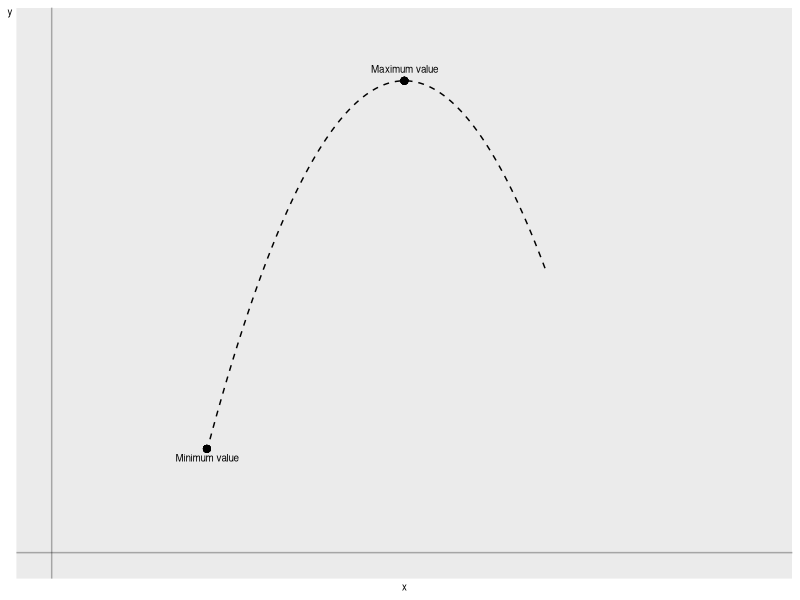
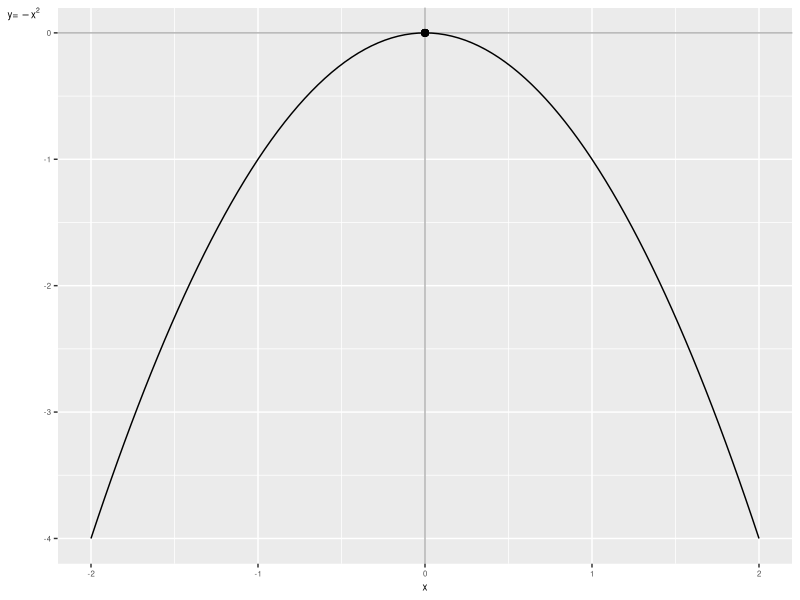
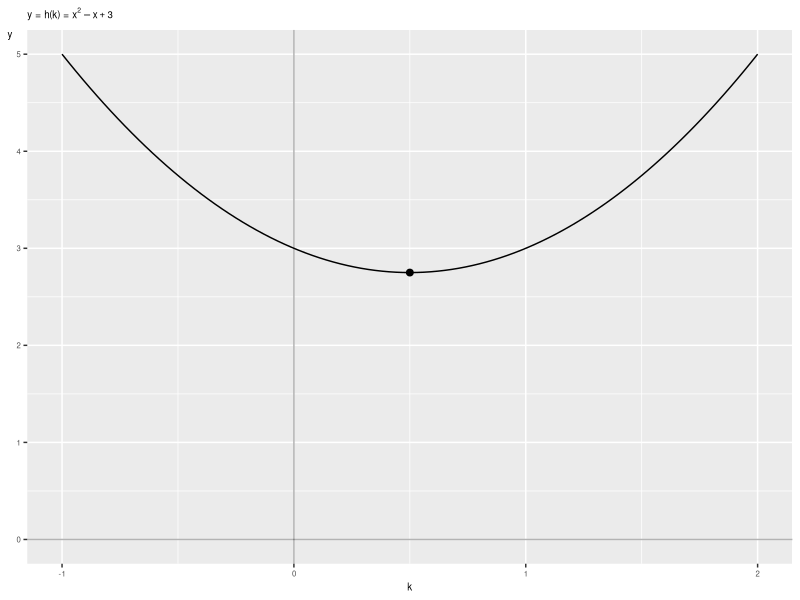
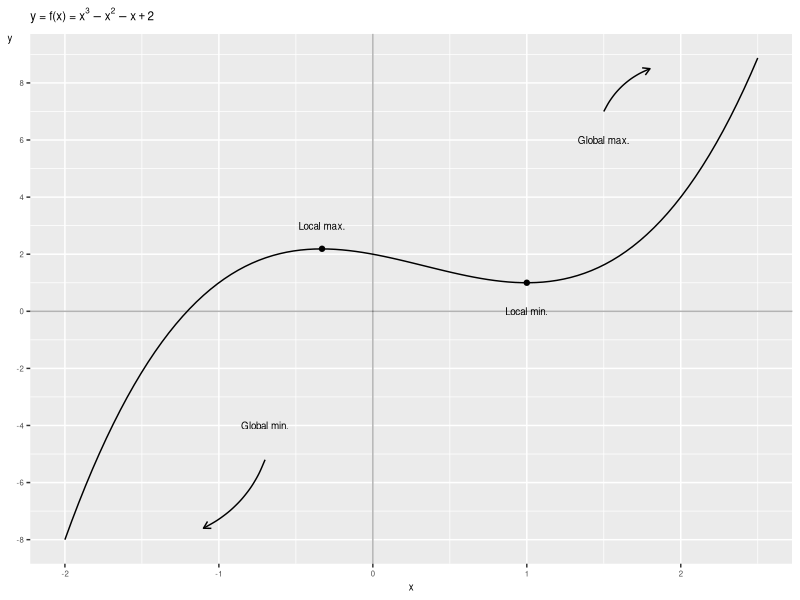
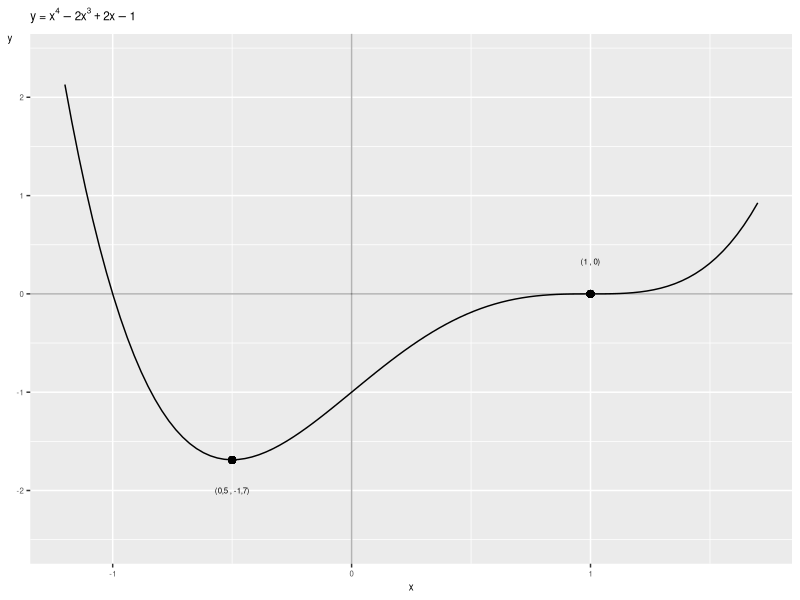
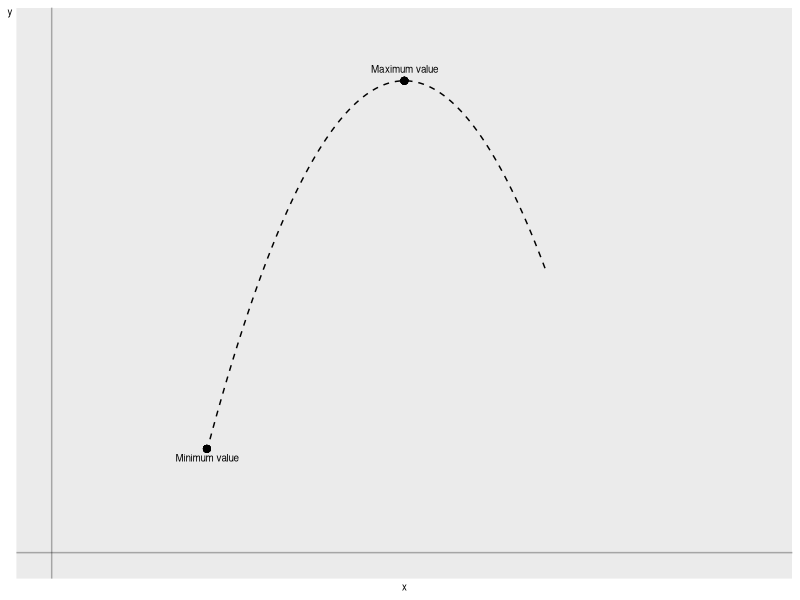
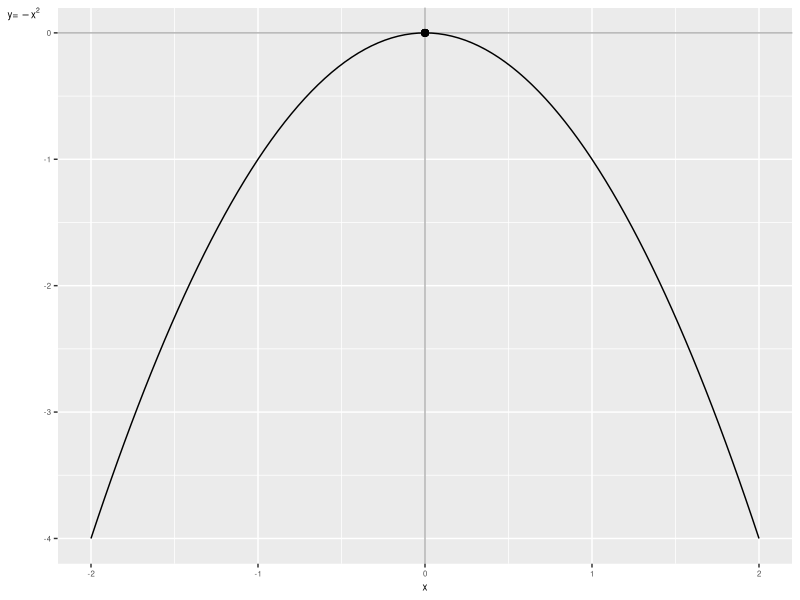
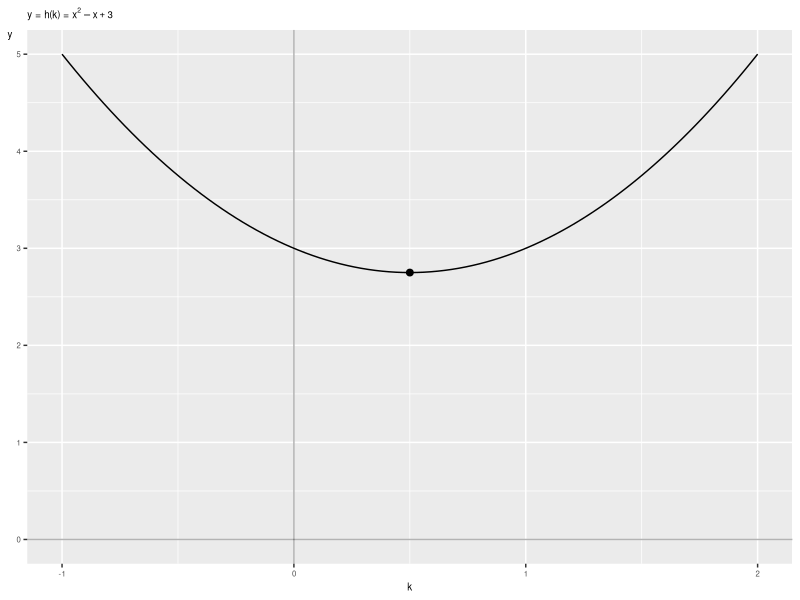

Write R code to recreate these figures, in order.
library("tidyverse")
library("patchwork")
library("conflicted")
conflict_prefer("filter","dplyr")
conflict_prefer("lag","dplyr")

setwd(dirname(rstudioapi::getActiveDocumentContext()$path))

################################################################################
# global graph setting
th <- theme(axis.title.y = element_text(angle=0), 
      text = element_text(size =7))  

p <- ggplot(tibble(x=0:10), aes(x)) + 
  geom_vline(xintercept=0, alpha=.3) + 
  geom_hline(yintercept=0, alpha=.3) +
  th

################################################################################
## a function with min and max
g_minmax <- 
  p + stat_function(fun=function(x) 10 -(x-5)^2, 
                  xlim=c(2.2,7),
                  linetype="dashed") +
  scale_x_continuous(limits=c(0,10), breaks=NULL) +
  scale_y_continuous(limits=c(0,11), breaks=NULL) +
  geom_point(aes(5,10),color="black", size=2) +
  geom_point(aes(2.2,2.2),color="black", size=2) +
  annotate("text", x=2.2, y=2.2, label="Minimum value", vjust=1.6, size=2.5) +
  annotate("text", x=5, y=10, label="Maximum value", vjust=-1, size=2.5) 

g_minmax
g_minmax %>% ggsave(file="g_minmax.pdf", width=3, height=2.5)  





################################################################################
### min -x^2
g_minx2 <- ggplot(tibble(x=-5:5)) + 
  th +
  stat_function(fun=function(x) -x^2) + xlim(-2,2) +
  labs(y=bquote("y="~ -x^2) ) +
  geom_point(aes(0,0), size=2) +
  geom_vline(xintercept=0, alpha=.3) + 
  geom_hline(yintercept=0, alpha=.3) 
  

g_minx2
g_minx2 %>% ggsave(file="g_minx2.pdf", width=3, height=2.5)




################################################################################
## h(k) = k^2 - k + 3
g_min_ex2 <- 
  ggplot() +
  stat_function(fun=function(x) x^2 -x +3) +
  xlim(-1,2) + ylim(0,5) +
  geom_point(aes(.5, 2.75), size=2)  +
  labs(y="y", x="k",
       subtitle =bquote("y = h(k) ="~ x^2 - x + 3) ) +
  th +
  geom_vline(xintercept=0, alpha=.3) +
  geom_hline(yintercept=0, alpha=.3)

g_min_ex2
g_min_ex2 %>% ggsave(filename="g_min_ex2.pdf", width=3, height=2.5)

################################################################################
## lokalt och globalt min och max
g_localminmax <- 
  ggplot() + 
  stat_function(fun=function(x) x^3 - x^2 - x +2, xlim=c(-2,2.5)) +
  geom_point(aes(x=c(-.33, 1), y=c(2.19,1))) +
  scale_y_continuous(breaks =seq(-8,8,2)) +
  labs(x="x",y="y", 
       title=bquote("y = f(x) ="~ x^3 -x^2 -x+2)) +
  th +
  annotate("text", x=-.33, y=3, label="Local max.", size=2.5) +
  annotate("text", x=1, y=0, label="Local min.", size=2.5) +
  annotate("text", x=1.5, y=6, label="Global max.", size=2.5) +
  annotate("text", x=-.7, y=-4, label="Global min.", size=2.5) +
  annotate("curve", x = -.7, y = -5.2, 
           xend = -1.1, yend = -7.6, 
           curvature = -.2, arrow = arrow(length = unit(2, "mm")) ) +
  annotate("curve", x = 1.5, y = 7, 
           xend = 1.8 , yend = 8.5, 
           curvature = -.2, arrow = arrow(length = unit(2, "mm")) ) +
  geom_vline(xintercept=0, alpha=.3) + 
  geom_hline(yintercept=0, alpha=.3) 


g_localminmax
g_localminmax %>% ggsave(filename="g_localminmax.pdf", height=3, width=3)


################################################################################
### min & terass
g_min_terrace <- 
  ggplot(tibble(x=-10:10)) + 
  th +
  stat_function(fun=function(x) x^4 -2*x^3 +2*x -1 ) + 
  xlim(-1.2,1.7) + ylim(-2.5,2.4) +
  geom_point(aes(x = -.5, y=-1.69), size=2) +
  geom_point(aes(x = 1, y=0 ), size=2) +
  labs(title= bquote("y =" ~ x^4 -2*x^3 +2*x -1), 
       x="x", y="y") +
  annotate(geom='text', x=-.5, y=-2, label="(0,5 , -1,7)", size=2) +
  annotate(geom='text', x=1, y=.33, label="(1 , 0)", size=2)  +
  geom_vline(xintercept=0, alpha=.3) + 
  geom_hline(yintercept=0, alpha=.3) 

g_min_terrace
g_min_terrace %>% ggsave(file="g_min_terrace.pdf", width=3.5, height=2.8)  
